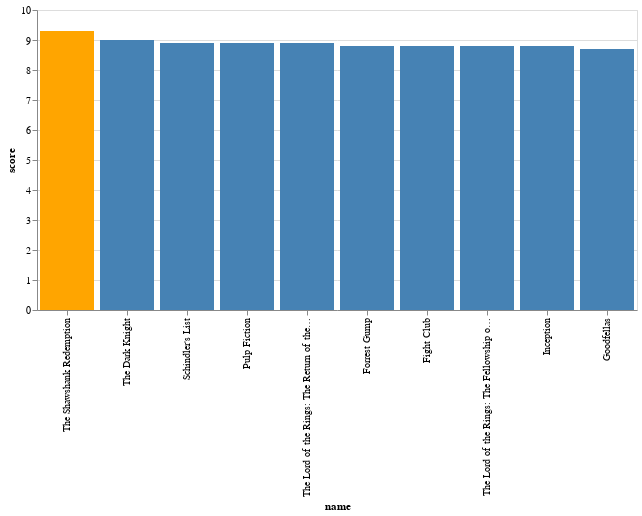

The code cell stored with this chart in its notebook:
### Code cell
hola = pd.DataFrame(c)

alt.Chart(hola).mark_bar().encode(
    x=alt.X('name', sort="-y"),
    y=alt.Y("score"),
    # The highlight will be set on the result of a conditional statement
    color=alt.condition(
        alt.datum.name == "The Shawshank Redemption",  # If the year is 1810 this test returns True,
        alt.value('orange'),     # which sets the bar orange.
        alt.value('steelblue')   # And if it's not true it sets the bar steelblue.
    )
).properties(width=600)

### Figure 1 — Vega-Lite specification as saved in the notebook (floating-point values rounded to 4 significant figures)
{"config": {"view": {"continuousWidth": 400, "continuousHeight": 300}}, "data": {"name": "data-515c5a50a93aeb1b8e037344eaa69bc3"}, "mark": "bar", "encoding": {"color": {"condition": {"value": "orange", "test": "(datum.name === 'The Shawshank Redemption')"}, "value": "steelblue"}, "x": {"type": "nominal", "field": "name", "sort": "-y"}, "y": {"type": "quantitative", "field": "score"}}, "width": 600, "$schema": "https://vega.github.io/schema/vega-lite/v4.0.2.json", "datasets": {"data-515c5a50a93aeb1b8e037344eaa69bc3": [{"budget": 25000000.0, "company": "Castle Rock Entertainment", "country": "USA", "director": "Frank Darabont", "genre": "Crime", "gross": 28340000.0, "name": "The Shawshank Redemption", "rating": "R", "released": "1994-10-14", "runtime": 142, "score": 9.3, "star": "Tim Robbins", "votes": 1861666, "writer": "Stephen King", "year": 1994}, {"budget": 185000000.0, "company": "Warner Bros.", "country": "USA", "director": "Christopher Nolan", "genre": "Action", "gross": 534900000.0, "name": "The Dark Knight", "rating": "PG-13", "released": "2008-07-18", "runtime": 152, "score": 9.0, "star": "Christian Bale", "votes": 1839571, "writer": "Jonathan Nolan", "year": 2008}, {"budget": 22000000.0, "company": "Universal Pictures", "country": "USA", "director": "Steven Spielberg", "genre": "Biography", "gross": 96070000.0, "name": "Schindler's List", "rating": "R", "released": "1994-02-04", "runtime": 195, "score": 8.9, "star": "Liam Neeson", "votes": 956124, "writer": "Thomas Keneally", "year": 1993}, {"budget": 8000000.0, "company": "Miramax", "country": "USA", "director": "Quentin Tarantino", "genre": "Crime", "gross": 107900000.0, "name": "Pulp Fiction", "rating": "R", "released": "1994-10-14", "runtime": 154, "score": 8.9, "star": "John Travolta", "votes": 1456787, "writer": "Quentin Tarantino", "year": 1994}, {"budget": 94000000.0, "company": "New Line Cinema", "country": "USA", "director": "Peter Jackson", "genre": "Adventure", "gross": 377800000.0, "name": "The Lord of the Rings: The Return of the King", "rating": "PG-13", "released": "2003-12-17", "runtime": 201, "score": 8.9, "star": "Elijah Wood", "votes": 1332020, "writer": "J.R.R. Tolkien", "year": 2003}, {"budget": 55000000.0, "company": "Paramount Pictures", "country": "USA", "director": "Robert Zemeckis", "genre": "Comedy", "gross": 330300000.0, "name": "Forrest Gump", "rating": "PG-13", "released": "1994-07-06", "runtime": 142, "score": 8.8, "star": "Tom Hanks", "votes": 1402876, "writer": "Winston Groom", "year": 1994}, {"budget": 63000000.0, "company": "Fox 2000 Pictures", "country": "USA", "director": "David Fincher", "genre": "Drama", "gross": 37030000.0, "name": "Fight Club", "rating": "R", "released": "1999-10-15", "runtime": 139, "score": 8.8, "star": "Brad Pitt", "votes": 1492073, "writer": "Chuck Palahniuk", "year": 1999}, {"budget": 93000000.0, "company": "New Line Cinema", "country": "New Zealand", "director": "Peter Jackson", "genre": "Adventure", "gross": 315500000.0, "name": "The Lord of the Rings: The Fellowship of the Ring", "rating": "PG-13", "released": "2001-12-19", "runtime": 178, "score": 8.8, "star": "Elijah Wood", "votes": 1352483, "writer": "J.R.R. Tolkien", "year": 2001}, {"budget": 160000000.0, "company": "Warner Bros.", "country": "USA", "director": "Christopher Nolan", "genre": "Action", "gross": 292600000.0, "name": "Inception", "rating": "PG-13", "released": "2010-07-16", "runtime": 148, "score": 8.8, "star": "Leonardo DiCaprio", "votes": 1629342, "writer": "Christopher Nolan", "year": 2010}, {"budget": 25000000.0, "company": "Warner Bros.", "country": "USA", "director": "Martin Scorsese", "genre": "Crime", "gross": 46840000.0, "name": "Goodfellas", "rating": "R", "released": "1990-09-21", "runtime": 146, "score": 8.7, "star": "Robert De Niro", "votes": 802599, "writer": "Nicholas Pileggi", "year": 1990}]}}
